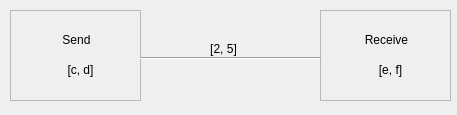
<?xml version="1.0" encoding="UTF-8"?>
<ui version="4.0">
 <class>Form</class>
 <widget class="QWidget" name="Form">
  <property name="geometry">
   <rect>
    <x>0</x>
    <y>0</y>
    <width>457</width>
    <height>115</height>
   </rect>
  </property>
  <property name="windowTitle">
   <string>Form</string>
  </property>
  <widget class="QFrame" name="frame">
   <property name="geometry">
    <rect>
     <x>10</x>
     <y>10</y>
     <width>131</width>
     <height>91</height>
    </rect>
   </property>
   <property name="autoFillBackground">
    <bool>true</bool>
   </property>
   <property name="frameShape">
    <enum>QFrame::StyledPanel</enum>
   </property>
   <property name="frameShadow">
    <enum>QFrame::Raised</enum>
   </property>
   <widget class="QLabel" name="label">
    <property name="geometry">
     <rect>
      <x>6</x>
      <y>20</y>
      <width>121</width>
      <height>20</height>
     </rect>
    </property>
    <property name="text">
     <string>Send</string>
    </property>
    <property name="alignment">
     <set>Qt::AlignCenter</set>
    </property>
   </widget>
   <widget class="QLabel" name="label_2">
    <property name="geometry">
     <rect>
      <x>10</x>
      <y>50</y>
      <width>121</width>
      <height>20</height>
     </rect>
    </property>
    <property name="text">
     <string>[c, d]</string>
    </property>
    <property name="alignment">
     <set>Qt::AlignCenter</set>
    </property>
   </widget>
  </widget>
  <widget class="QFrame" name="frame_2">
   <property name="geometry">
    <rect>
     <x>320</x>
     <y>10</y>
     <width>131</width>
     <height>91</height>
    </rect>
   </property>
   <property name="autoFillBackground">
    <bool>true</bool>
   </property>
   <property name="frameShape">
    <enum>QFrame::StyledPanel</enum>
   </property>
   <property name="frameShadow">
    <enum>QFrame::Raised</enum>
   </property>
   <widget class="QLabel" name="label_5">
    <property name="geometry">
     <rect>
      <x>6</x>
      <y>20</y>
      <width>121</width>
      <height>20</height>
     </rect>
    </property>
    <property name="text">
     <string>Receive</string>
    </property>
    <property name="alignment">
     <set>Qt::AlignCenter</set>
    </property>
   </widget>
   <widget class="QLabel" name="label_6">
    <property name="geometry">
     <rect>
      <x>10</x>
      <y>50</y>
      <width>121</width>
      <height>20</height>
     </rect>
    </property>
    <property name="text">
     <string>[e, f]</string>
    </property>
    <property name="alignment">
     <set>Qt::AlignCenter</set>
    </property>
   </widget>
  </widget>
  <widget class="Line" name="line">
   <property name="geometry">
    <rect>
     <x>140</x>
     <y>50</y>
     <width>181</width>
     <height>16</height>
    </rect>
   </property>
   <property name="orientation">
    <enum>Qt::Horizontal</enum>
   </property>
  </widget>
  <widget class="QLabel" name="label_7">
   <property name="geometry">
    <rect>
     <x>190</x>
     <y>40</y>
     <width>67</width>
     <height>17</height>
    </rect>
   </property>
   <property name="text">
    <string>[2, 5]</string>
   </property>
   <property name="alignment">
    <set>Qt::AlignCenter</set>
   </property>
  </widget>
 </widget>
 <resources/>
 <connections/>
</ui>
